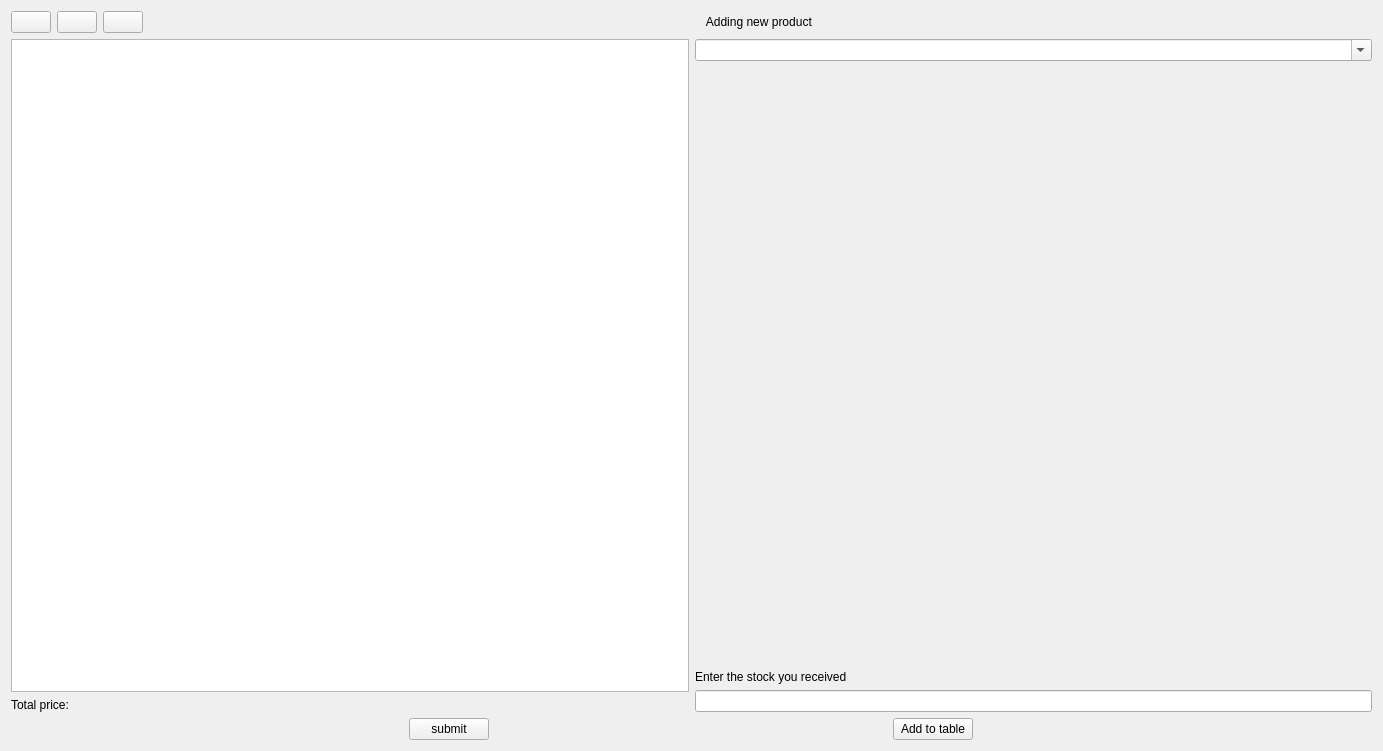
<?xml version="1.0" encoding="UTF-8"?>
<ui version="4.0">
 <class>Addproduct</class>
 <widget class="QWidget" name="Addproduct">
  <property name="geometry">
   <rect>
    <x>0</x>
    <y>0</y>
    <width>1383</width>
    <height>751</height>
   </rect>
  </property>
  <property name="windowTitle">
   <string>Form</string>
  </property>
  <layout class="QVBoxLayout" name="verticalLayout_5">
   <item>
    <layout class="QHBoxLayout" name="horizontalLayout_10" stretch="0,0,0,1">
     <item>
      <widget class="QPushButton" name="homeButton">
       <property name="text">
        <string/>
       </property>
       <property name="icon">
        <iconset resource="resource.qrc">
         <normaloff>:/home.png</normaloff>:/home.png</iconset>
       </property>
      </widget>
     </item>
     <item>
      <widget class="QPushButton" name="retButton">
       <property name="sizePolicy">
        <sizepolicy hsizetype="Fixed" vsizetype="Fixed">
         <horstretch>0</horstretch>
         <verstretch>0</verstretch>
        </sizepolicy>
       </property>
       <property name="text">
        <string/>
       </property>
       <property name="icon">
        <iconset resource="resource.qrc">
         <normaloff>:/return.png</normaloff>:/return.png</iconset>
       </property>
      </widget>
     </item>
     <item>
      <widget class="QPushButton" name="relButton">
       <property name="sizePolicy">
        <sizepolicy hsizetype="Fixed" vsizetype="Fixed">
         <horstretch>0</horstretch>
         <verstretch>0</verstretch>
        </sizepolicy>
       </property>
       <property name="text">
        <string/>
       </property>
       <property name="icon">
        <iconset resource="resource.qrc">
         <normaloff>:/arrow.png</normaloff>:/arrow.png</iconset>
       </property>
      </widget>
     </item>
     <item>
      <widget class="QLabel" name="label_2">
       <property name="text">
        <string>Adding new product </string>
       </property>
       <property name="alignment">
        <set>Qt::AlignCenter</set>
       </property>
      </widget>
     </item>
    </layout>
   </item>
   <item>
    <layout class="QVBoxLayout" name="verticalLayout_3" stretch="1,0">
     <item>
      <layout class="QHBoxLayout" name="horizontalLayout_5" stretch="1,1">
       <item>
        <layout class="QVBoxLayout" name="verticalLayout">
         <item>
          <widget class="QTableWidget" name="tableWidget"/>
         </item>
         <item>
          <widget class="QLabel" name="label_3">
           <property name="text">
            <string>Total price: </string>
           </property>
          </widget>
         </item>
        </layout>
       </item>
       <item>
        <layout class="QVBoxLayout" name="verticalLayout_4">
         <item>
          <widget class="QComboBox" name="comboBox">
           <property name="editable">
            <bool>true</bool>
           </property>
          </widget>
         </item>
         <item>
          <spacer name="verticalSpacer">
           <property name="orientation">
            <enum>Qt::Vertical</enum>
           </property>
           <property name="sizeHint" stdset="0">
            <size>
             <width>20</width>
             <height>40</height>
            </size>
           </property>
          </spacer>
         </item>
         <item>
          <widget class="QLabel" name="label">
           <property name="text">
            <string>Enter the stock you received</string>
           </property>
          </widget>
         </item>
         <item>
          <widget class="QLineEdit" name="lineEdit"/>
         </item>
        </layout>
       </item>
      </layout>
     </item>
     <item>
      <layout class="QHBoxLayout" name="horizontalLayout_4">
       <item>
        <widget class="QPushButton" name="submitButton">
         <property name="sizePolicy">
          <sizepolicy hsizetype="Fixed" vsizetype="Fixed">
           <horstretch>0</horstretch>
           <verstretch>0</verstretch>
          </sizepolicy>
         </property>
         <property name="text">
          <string>submit</string>
         </property>
        </widget>
       </item>
       <item>
        <widget class="QPushButton" name="AddButton">
         <property name="sizePolicy">
          <sizepolicy hsizetype="Fixed" vsizetype="Fixed">
           <horstretch>0</horstretch>
           <verstretch>0</verstretch>
          </sizepolicy>
         </property>
         <property name="text">
          <string>Add to table</string>
         </property>
        </widget>
       </item>
      </layout>
     </item>
    </layout>
   </item>
  </layout>
 </widget>
 <resources>
  <include location="resource.qrc"/>
 </resources>
 <connections/>
</ui>
